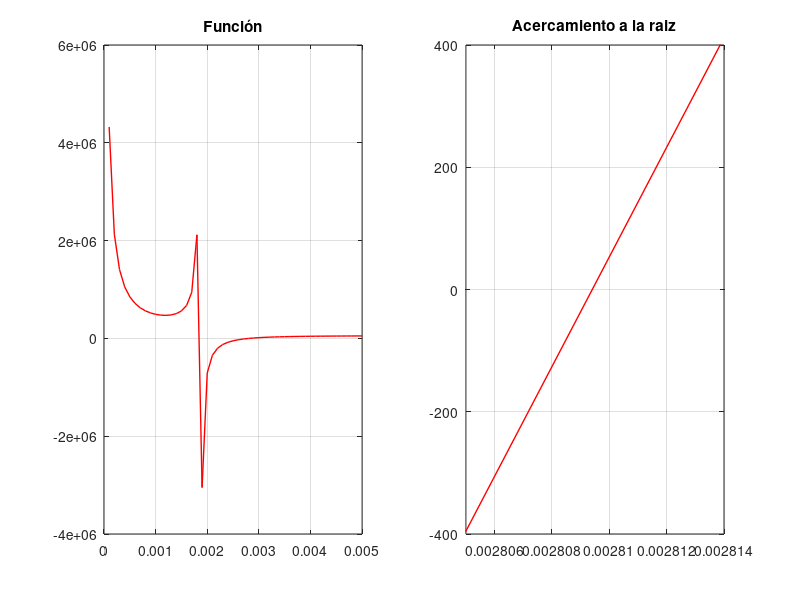

This chart was generated by the following MATLAB code:
%%
clear all
clc
Pc=4600;
R=0.518;
Tc=191;
Tcelcius=-40;
T=Tcelcius+273.15;
a=0.427*R^(2)*Tc^(2.5)/Pc;
b=0.0866*R*Tc/Pc;
p=65000;
v=0:0.0001:0.005;
y=p-R*T./(v-b)+a./(v.*(v+b)*sqrt(T));
%65000-0.5180*233.15/(x-0.0019)+12.5578/(x*(x+0.0019)*sqrt(233.15))
subplot(1,2,1)
plot(v,y,'r','linewidth',1)
title('Función')
grid on
subplot(1,2,2)
plot(v,y,'r','linewidth',1)
title('Acercamiento a la raiz')
axis([0.002805 0.002814 -400 400])
grid on
%% Masa
raiz=0.002815; %Obtenida con el metodo de la biseccion
V=3;
m=V/raiz %Masa